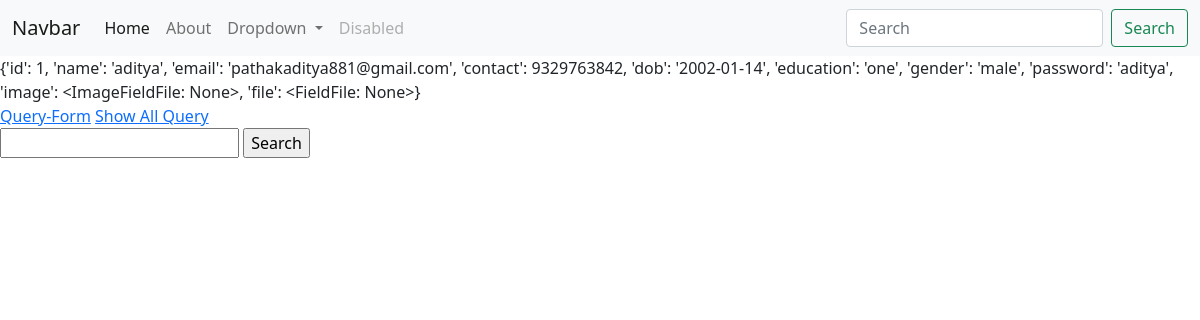
Page /allquery/1/ on the earlier database version.
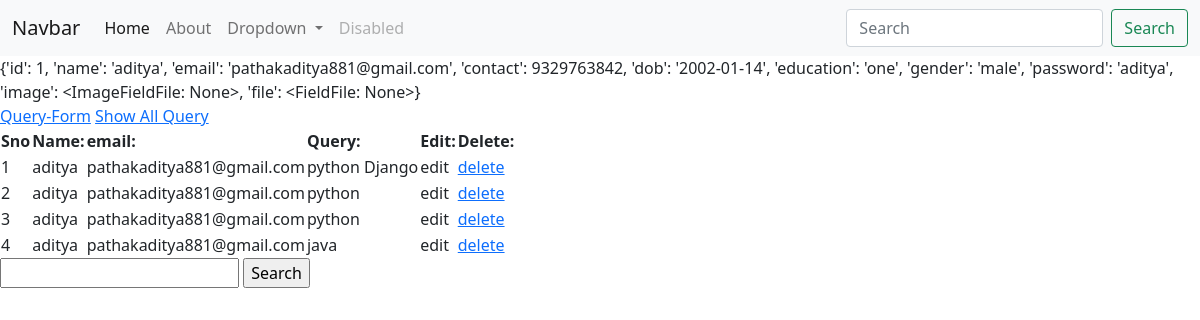
Same page on the later database version.
### app/models.py (models this page shows)
class Query(models.Model):
    name=models.CharField(max_length=20)
    email=models.EmailField(max_length=20)
    query=models.TextField(max_length=50)

### app/views.py (the view)
# urls.py: path('allquery/<int:pk>/',views.allquery,name="allquery"),
def allquery(request,pk):
    userdata=Register.objects.get(id=pk)
    data={'id':userdata.pk,'name':userdata.name,'email':userdata.email,'contact':userdata.contact,'dob':userdata.DOB,'education':userdata.education,'gender':userdata.gender,'password':userdata.password,'image':userdata.profile,'file':userdata.resume}
    email=userdata.email
    aquery=Query.objects.filter(email=email)
    return render(request,'dashboard.html',{'data':data,'aquery':aquery})

### app/templates/dashboard.html (shortened to what this page needs)
{% extends 'base.html' %}
{% block content %}
{{data}}
<br>
<a href="{% url 'query' pk=data.id %}">Query-Form</a>
<a href="{% url 'allquery' pk=data.id %}">Show All Query</a>
{% if aquery %}
<table>
    <tr>
        <th>Sno</th>
        <th>Name:</th>
        <th>email:</th>
        <th>Query:</th>
        <th>Edit:</th>
        <th>Delete:</th>
    </tr>
    {% for i in aquery %}
    <tr>
        <td>{{i.id}}</td>
        <td>{{i.name}}</td>
        <td>{{i.email}}</td>
        <td>{{i.query}}</td>
        {% comment %} <td><a href="{% url 'edit' id=i.id pk=data.id %}">edit</a></td> {% endcomment %}<td>edit</td>
        <td><a href="">delete</a></td>
    </tr>
    {% endfor %}
</table>
{% endif %}
<form action="{% url 'search' pk=data.id %}" method="post">
    <input type="search" name="search">
    <input type="submit" value="Search">
</form>
{% endblock %}

### app/templates/base.html (shortened to what this page needs)
<!doctype html>
<html lang="en">
  <head>
    <link href="https://cdn.jsdelivr.net/npm/bootstrap@5.0.2/dist/css/bootstrap.min.css" rel="stylesheet">
  </head>
  <body>
    <nav class="navbar navbar-expand-lg navbar-light bg-light">
        <div class="container-fluid">
          <a class="navbar-brand" href="#">Navbar</a>
          <div class="collapse navbar-collapse" id="navbarSupportedContent">
            <ul class="navbar-nav me-auto mb-2 mb-lg-0">
              <li class="nav-item">
                <a class="nav-link active" aria-current="page" href="#">Home</a>
              </li>
              <li class="nav-item">
                <a class="nav-link" href="{% url 'about' %}">About</a>
              </li>
              <li class="nav-item dropdown">
                <a class="nav-link dropdown-toggle" href="#" id="navbarDropdown" role="button" data-bs-toggle="dropdown" aria-expanded="false">
                  Dropdown
                </a>
              </li>
              <li class="nav-item">
                <a class="nav-link disabled" href="#" tabindex="-1" aria-disabled="true">Disabled</a>
              </li>
            </ul>
            <form class="d-flex">
              <input class="form-control me-2" type="search" placeholder="Search" aria-label="Search">
              <button class="btn btn-outline-success" type="submit">Search</button>
            </form>
          </div>
        </div>
      </nav>
      {% block content %}
      {% endblock %}
  </body>
</html>

Differences in the rows shown:
added Query: id "1", name "aditya", email "pathakaditya881@gmail.com", query "python Django"
added Query: id "2", name "aditya", email "pathakaditya881@gmail.com", query "python"
added Query: id "3", name "aditya", email "pathakaditya881@gmail.com", query "python"
added Query: id "4", name "aditya", email "pathakaditya881@gmail.com", query "java"
Other differences:
text now shown: "Sno Name: email: Query: Edit: Delete:"
